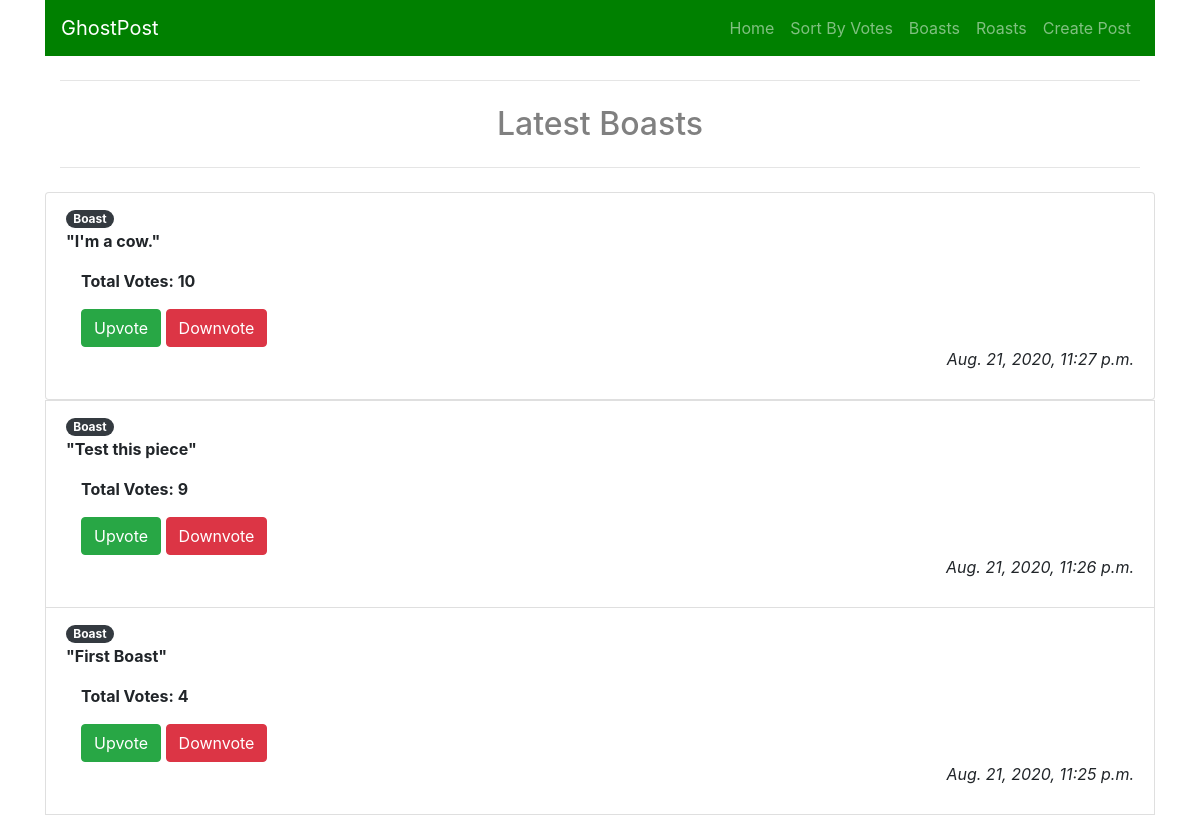
Page /boasts/ on the committed database.
### ghostapp/models.py (models this page shows, shortened)
class GhostPost(models.Model):
    is_boast = models.BooleanField(default=True)
    post = models.CharField(max_length=280)
    upvote = models.IntegerField(default=0)
    downvote = models.IntegerField(default=0)
    time_submitted = models.DateTimeField(default=timezone.now)
    sec_key = models.CharField(max_length=6)
    def total_score(self):
        return self.upvote - self.downvote

### ghostapp/views.py (the view)
# urls.py: path('boasts/', v.boasts_view, name="boasts"),
def boasts_view(request):
    all_boasts = GhostPost.objects.filter(
        is_boast=True).order_by('-time_submitted')
    return render(request, 'boasts.html', {'boasts': all_boasts})

### templates/boasts.html (shortened to what this page needs)
{% extends 'base.html' %}
{% block content %}
<div class="container">
  <hr class="my-4" />
  <h2 style="text-align: center; color: grey;">Latest Boasts</h2>
  <hr class="my-4" />
</div>
<div class="list-group">
  <ul class="list-group">
    {% for boast in boasts %}
    <li class="list-group-item">
        {% if boast.is_boast %}
        <span class="badge badge-pill badge-dark">Boast</span>
        {% else %}
        <span class="badge badge-pill badge-dark">Roast</span>
        {% endif %}
        <p style="font-weight: bold; align-items: end;">"{{ boast.post }}"</p>
        <div class="container">
          <p style="font-weight: bold">Total Votes: {{ boast.total_score }}</p>
          <a href='/upvote/{{ boast.id }}'><button type="button" class="btn btn-success">Upvote</button></a>
          <a href='/downvote/{{ boast.id }}'><button type="button" class="btn btn-danger">Downvote</button></a>
        </div>
        <p style="font-style: italic; text-align: right">{{ boast.time_submitted }}</div>
    </li>
    {% endfor %}
{% endblock  %}

### rows in the picture
GhostPost: is_boast "Boast", post "I'm a cow.", total_score "10", time_submitted "Aug. 21, 2020, 11:27 p.m."
GhostPost: is_boast "Boast", post "Test this piece", total_score "9", time_submitted "Aug. 21, 2020, 11:26 p.m."
GhostPost: is_boast "Boast", post "First Boast", total_score "4", time_submitted "Aug. 21, 2020, 11:25 p.m."
